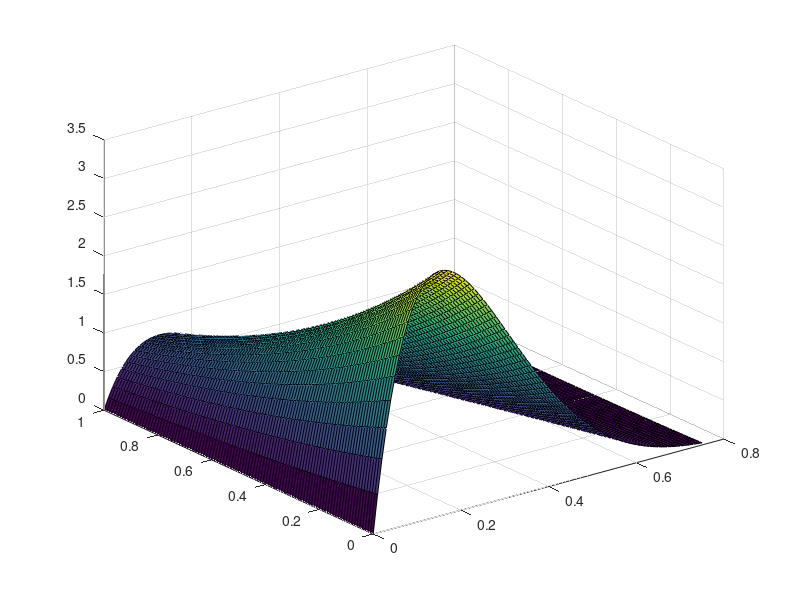

This figure's MATLAB source: (Note: this script raises an error after producing the figure.)
clear; clc;
x = 0:0.01:0.75; y = 0:0.01:1; z = 0:0.01:22;
% a12 = 0.214; d = 17.51; s = 32.41; l = 0.61; r2 = 0.35; a21 = 0.92;
% d3 = 0.12; g = 0.073; h = 7.96e-11; a31 = 5.34;

a12 = 0.195; s = 11.5; l = 0.21;
d3 = 0.112; g = 0.29; r2 = 0.35; a21 = 0.954;
h = 7.95e-11; a31 = 5.25; d = 6;

% ------------------------------- PLANES ----------------------------------

% First nullcline
[X, Y] = meshgrid(x,y);
Z = ((s*X.^(l+1)-s*X.^(l)+a12*s*(X.^(l)).*Y)./(1-X-a12*Y-d)).^(1/l);

figure(1);
s1 = surf(X, Y, Z, 'DisplayName', 'Células tumorales');
s1.EdgeColor = 'None';
s1.FaceColor = [1 0 0];
s1.FaceAlpha = 0.5;
xlim([0,0.7]), ylim([0,1]),zlim([0,10]);
xlabel('X'), ylabel('Y'), zlabel('Z');
hold on;

% Second nullcline
[X, Z] = meshgrid(x,z);
Y = -(a21/r2)*X+1;

s2 = surf(X,Y,Z,[0 1 0], 'DisplayName', 'Células sanas');
s2.EdgeColor = 'None';
s2.FaceColor = [0 1 0];
s2.FaceAlpha = 0.5;
xlabel('X'), ylabel('Y'), zlabel('Z');
hold on;

% Third nullcline
D = @(x,z) d*(z.^l)./(s*(x.^l)+(z.^l));
f = @(x,y,z) 1-d3*z+g*z.*((D(x,z).^2).*(x.^2))./(h+((D(x,z).^2).*(x.^2)))-a31*x.*z;

s3 = fimplicit3(f,'DisplayName', 'Células efectoras');
s3.EdgeColor = 'None';
s3.FaceColor = [0 0 1];
s3.FaceAlpha = 0.5;
hold on;

% Fourth nullcline (Plane x-z)
[X, Z] = meshgrid(x,z);
Y = zeros(size(X));

s2 = surf(X,Y,Z,[0 1 0]);
s2.EdgeColor = 'None';
s2.FaceColor = [0 1 0];
s2.FaceAlpha = 0.2;
s2.Annotation.LegendInformation.IconDisplayStyle = 'off';
xlabel('X'), ylabel('Y'), zlabel('Z')

% Fifth nullcline
[Y, Z] = meshgrid(y,z);
X = zeros(size(Y));

s2 = surf(X,Y,Z,[0 1 0]);
s2.EdgeColor = 'None';
s2.FaceColor = [0 1 0];
s2.FaceAlpha = 0.2;
s2.Annotation.LegendInformation.IconDisplayStyle = 'off';
xlim([0,0.75]), ylim([0,1]);
xlabel('X'), ylabel('Y'), zlabel('Z')

text(0.4, 0.5, 1, '\Pi_1','FontSize', 16, 'Color', [1 0 0]); % P1
text(0.3, 0.5, 6, '\Pi_2','FontSize', 16, 'Color', [0 1 0]); % P2
text(0.1, 0.2, 6, '\Pi_3','FontSize', 16, 'Color', [0 0 1]); % P3

% --------------------------- FIXED POINTS --------------------------------

% pf1 = plot3(0, 1, 8.4, '.', 'MarkerSize', 20, 'Color', [0 0.61 0.063]); % x1
% pf2 = plot3(0.71, 0, 0.26, '.', 'MarkerSize', 20, 'Color', [0 0.61 0.063]); % x2
% pf3 = plot3(0, 1, 21.21, '.', 'MarkerSize',20, 'Color', [0 0.61 0.063]); % x3
% pf4 = plot3(0, 0, 8.4, '.', 'MarkerSize', 20, 'Color', [0 0 0]); % x4
% pf5 = plot3(0.36, 0, 0.51, '.', 'MarkerSize', 20, 'Color', [0 0 0]); % x5
% pf6 = plot3(0.37, 0.031, 0.5, '.','MarkerSize', 20, 'Color', [0 0 0]); % x6


% pf1.Annotation.LegendInformation.IconDisplayStyle = 'off';
% pf2.Annotation.LegendInformation.IconDisplayStyle = 'off';
% pf3.Annotation.LegendInformation.IconDisplayStyle = 'off';
% pf4.Annotation.LegendInformation.IconDisplayStyle = 'off';
% pf5.Annotation.LegendInformation.IconDisplayStyle = 'off';
% pf6.Annotation.LegendInformation.IconDisplayStyle = 'off';

% text(0.0, 1.2, 8.4, 'x_1','FontSize', 16, 'Color', [0 0.61 0.063]); % x1
% text(0.6, 0, 0.6, 'x_2','FontSize', 16, 'Color', [0 0.61 0.063]); % x2
% text(0.0, 0.2, 8.4, 'x_4','FontSize', 16, 'Color', [0 0 0]); % x4
% text(0.3, 0, 0.6, 'x_5','FontSize', 16, 'Color', [0 0 0]); % x5
% text(0.4, 0, 0.6, 'x_6','FontSize', 16, 'Color', [0 0 0]); % x6


set(gca, 'Fontsize', 13)
legend()

